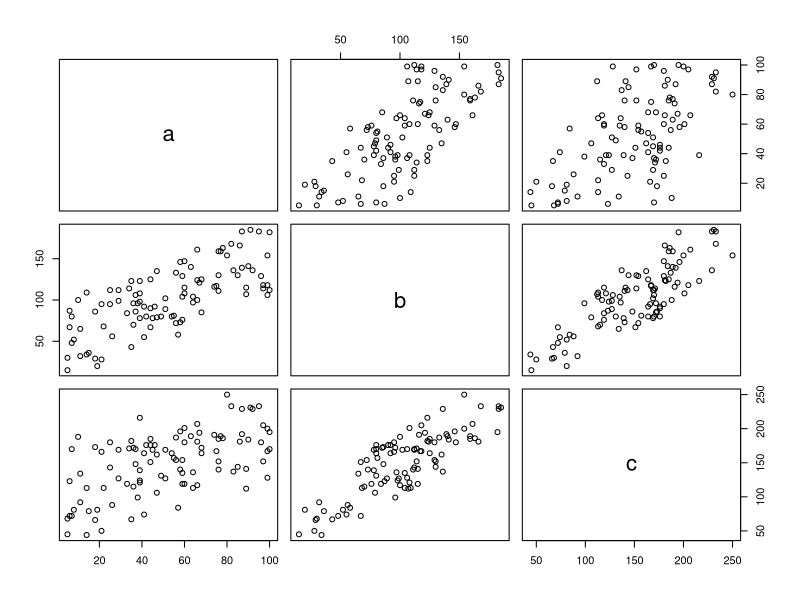
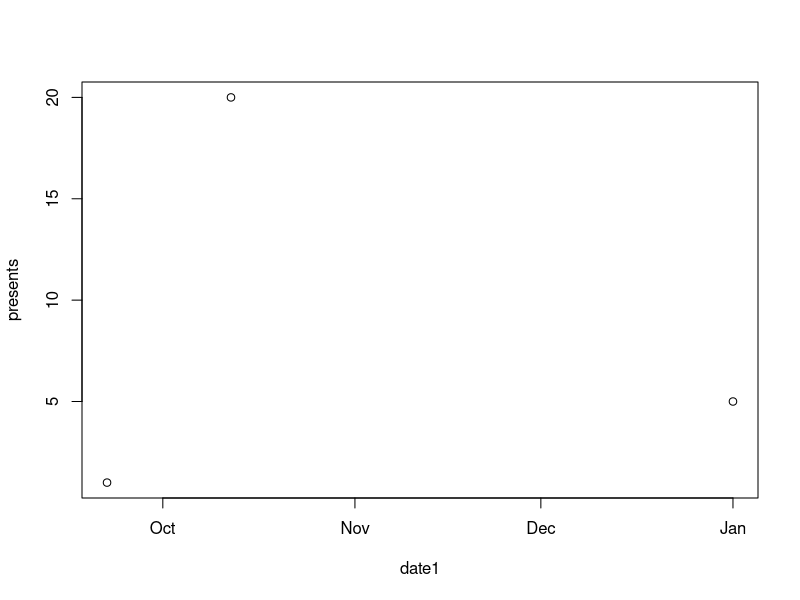

Write the R code that produced these figures, in order.
vec1 = c()
vec2 = c()
vec3 = c()

seq(31, 60)
matrix <- matrix(data = 31:60, nrow = 6, ncol = 5)

vec1 = rep(sample(1:100, 100, replace = T), 1)
vec2 = rep(sample(1:100, 100, replace = T), 1)
vec3 = rep(sample(1:100, 100, replace = T), 1)

t = data.frame(a = vec1, b = c(vec1 + vec2), c = c(vec1 + vec2 + vec3))

plot(t)
sd(t$vec1)

d = read.table(file="tst1.txt", header=TRUE)

d$g <- 5*(d$g)

write.table(d, file="tst2.txt", row.names = FALSE)

x = sqrt(mean(vec1))

date1 = strptime(c("22092023", "12102023", "01012024"), format="%d%m%Y")

presents = c(1, 20, 5)

plot(date1, presents)

vect = seq(1,100)

func = function(vect) {
  for (i in 1:length(vect)) {
    if (vect[i] < 5 || vect[i] > 90) {
      vect[i] = vect[i] * 5
    }
    else {
      vect[i] = vect[i] * 0.1
    }
  }
  
  return(vect)
}



